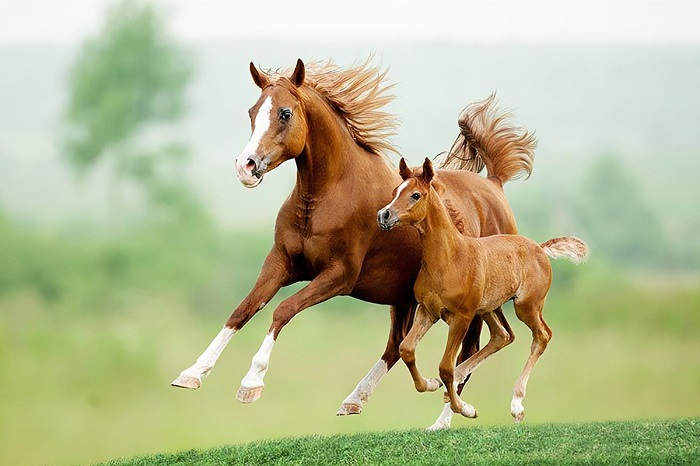
#> input picture Test/1.jpg, 700 x 466 px
$ python compression2.py
#> lines starting #> are read from the running program, lines starting #| are printed output that depends on the picture

import numpy as np
import cv2
from matplotlib import pyplot as plt
from PIL import Image

img = plt.imread('1.jpg')
#> img is the input picture: shape (466, 700, 3); mean R, G, B 182.1, 185.8, 145.7


fft_img = np.fft.fft2(img)

fft_img_sort = np.sort(np.abs(fft_img.ravel()))

print(img.shape,fft_img.shape,fft_img_sort.shape)
#| (466, 700, 3) (466, 700, 3) (978600,)

n = len(fft_img_sort)
#> n = 978600
img_set = [img]
title_set = ['Source Image']

for keep in(0.75, 0.5, 0.1, 0.01, 0.001, 0.0001):
    thresh = fft_img_sort[int(np.floor(n*(1-keep)))]
    ind = np.abs(fft_img)>thresh
    allow_pass = fft_img*ind
    ifft_img = np.fft.fft2(allow_pass).real

    img_set.append(ifft_img)
    title_set.append("compressed (keep = {}%)".format(keep*100))
#> this loop made 6 passes
#> thresh on passes 1 to 6: 27.35, 77.9, 1424.9, 7887, 42506, 416404
#> pass 1, `ind = np.abs(fft_img)>thresh`:
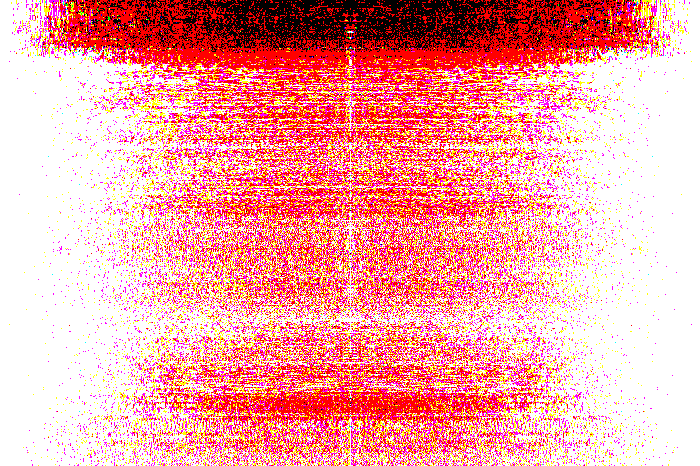
#> ind: shape (466, 700, 3) bool; mean of channels 0, 1, 2 0.954, 0.648, 0.648; drawn as R, G, B
#> pass 1, `ifft_img = np.fft.fft2(allow_pass).real`:
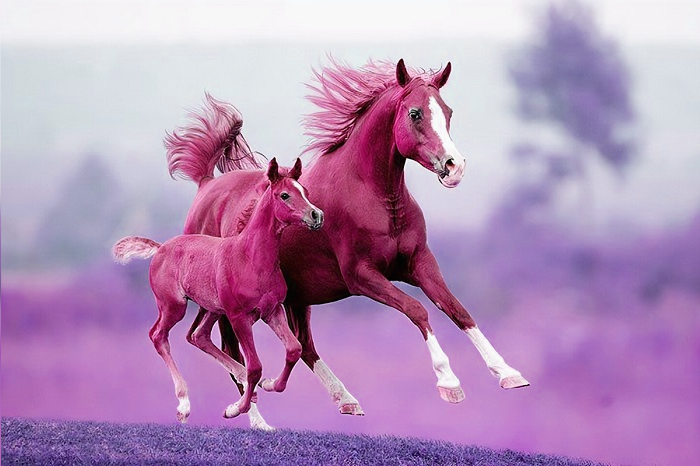
#> ifft_img: shape (466, 700, 3) float64; mean of channels 0, 1, 2 382411.4, 305872, 390092.1; drawn with min black and max white
#> pass 2, `ind = np.abs(fft_img)>thresh`:
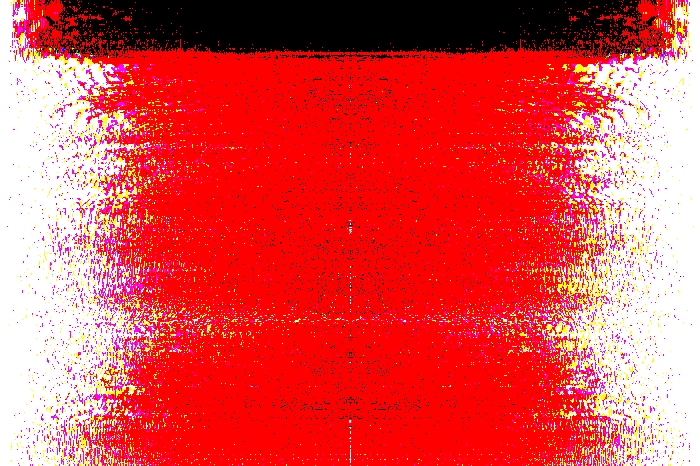
#> ind: shape (466, 700, 3) bool; mean of channels 0, 1, 2 0.899, 0.301, 0.301; drawn as R, G, B
#> after the loop, img_set = 7 items; title_set = ['Source Image', 'compressed (keep = 75.0%)', 'compressed (keep = 50.0%)', 'compressed (keep = 10.0%)', 'compressed (keep = 1.0%)', 'compressed (keep = 0.1%)', 'compressed (keep = 0.01%)']

def plot_img(img_set , title_set):
    n = len(img_set)
#> n = 7
    r , c = 2,4
    plt.figure(figsize=(20,20))
    for i in range(n):
        plt.subplot(r,c,i+1)
        plt.imshow(img_set[i],cmap='gray')
        plt.title(title_set[i])

    plt.savefig('output.png')
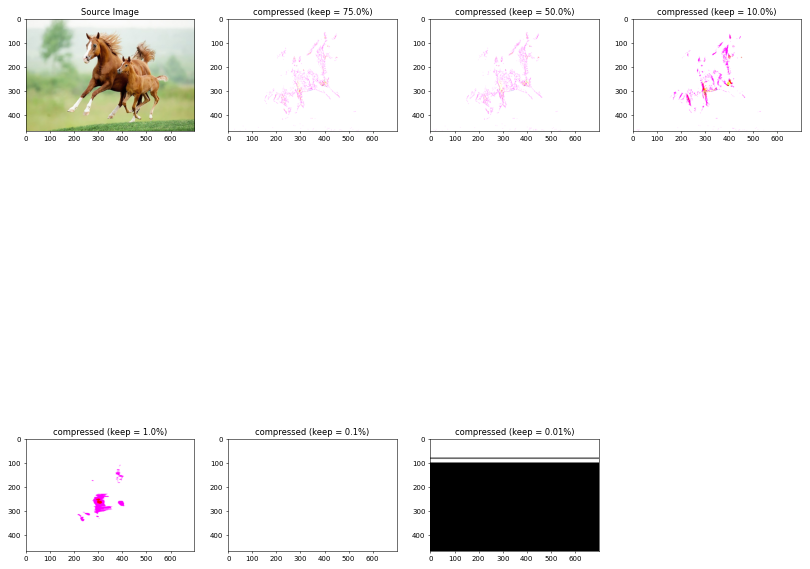
#> figure drawn by matplotlib, 7 panels
    plt.show()

plot_img(img_set,title_set)
